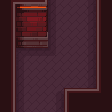

This is a level from a 2D game, rendered from its Tiled map with the project's own tilesets. A one-line summary and the complete map file follow:
An orthogonal 7x7 tile map with 16x16 px tiles, 3 tile layers (Back, Walls, Front).

<map version="1.10" tiledversion="1.10.2" orientation="orthogonal" renderorder="right-down" width="7" height="7" tilewidth="16" tileheight="16" infinite="0" nextlayerid="4" nextobjectid="1">
 <properties>
  <property name="PathfindingOffset" value="2 4" />
 </properties>
 <tileset firstgid="1" source="../../../Tilesets/forge_tileset.tsx" />
 <layer id="1" name="Back" width="7" height="7">
  <data encoding="csv">
0,0,0,202,203,204,0,
0,0,0,202,203,204,0,
0,0,0,202,203,204,0,
0,177,178,232,203,204,0,
0,202,203,203,203,204,0,
0,202,203,180,228,229,0,
0,202,203,204,0,0,0
</data>
 </layer>
 <layer id="2" name="Walls" width="7" height="7">
  <data encoding="csv">
79,8,104,0,0,0,51,
55,33,129,0,0,0,51,
55,58,154,0,0,0,51,
55,0,0,0,0,0,51,
55,0,0,0,0,0,51,
55,0,0,0,0,3,27,
55,0,0,0,51,53,53
</data>
 </layer>
 <layer id="3" name="Front" width="7" height="7">
  <data encoding="csv">
0,0,0,0,0,0,0,
0,0,0,0,0,0,0,
0,0,0,0,0,0,0,
0,0,0,0,0,0,0,
0,0,0,0,0,0,0,
0,0,0,0,2,3,0,
0,0,0,0,0,0,0
</data>
 </layer>
</map>
